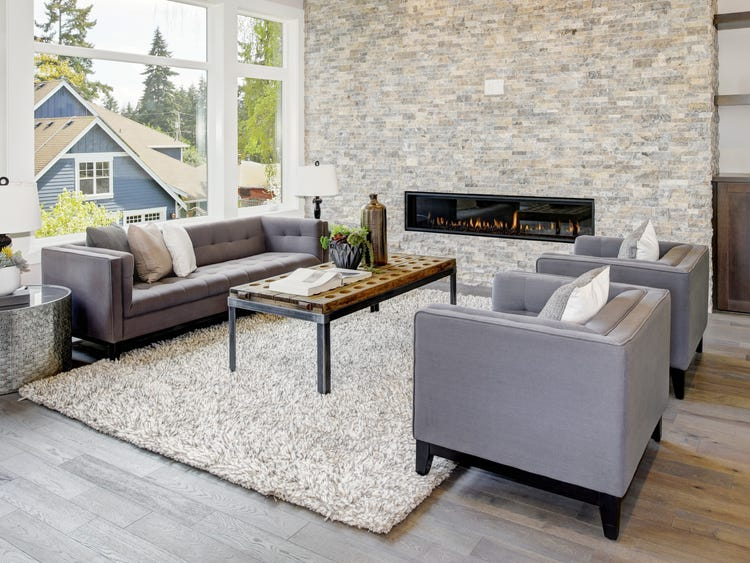
%> input picture images/room1.jpeg, 750 x 563 px
$ octave imageDetect.m   (GNU Octave 9; MATLAB toolbox functions it lacks are replaced by stand-ins)
%> lines starting %> are read from the running program, lines starting %| are printed output that depends on the picture; in (x1, y1, x2, y2) boxes, pixels count from 0 and x2, y2 are one past the last pixel; in counts of white or black regions, pixels touching at a corner belong together; the program's own positions count from 1
%% Image Detection

Iclear = imread("Lecture 2\room1.jpeg");
%> Iclear is the input picture: size 563x750x3 uint8; mean R, G, B 164.3, 159.9, 154.2
Itest = imread("Lecture 2\roomPerson.jpeg");
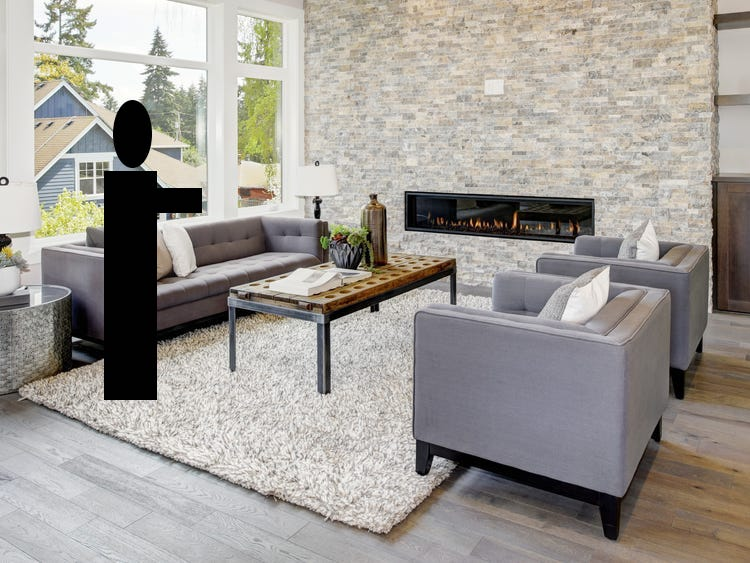
%> input picture images/roomPerson.jpeg, 750 x 563 px
%> Itest is the input picture: size 563x750x3 uint8; mean R, G, B 159.4, 155, 149.5

% Convert images to grayscale for Processing
IclearGray = rgb2gray(Iclear);
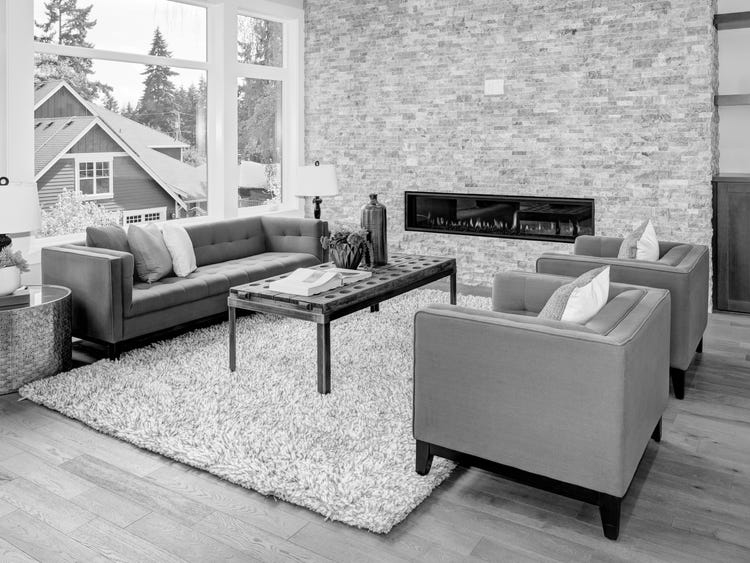
%> IclearGray: size 563x750 uint8; min 0, max 255, mean 160.6
ItestGray = rgb2gray(Itest);
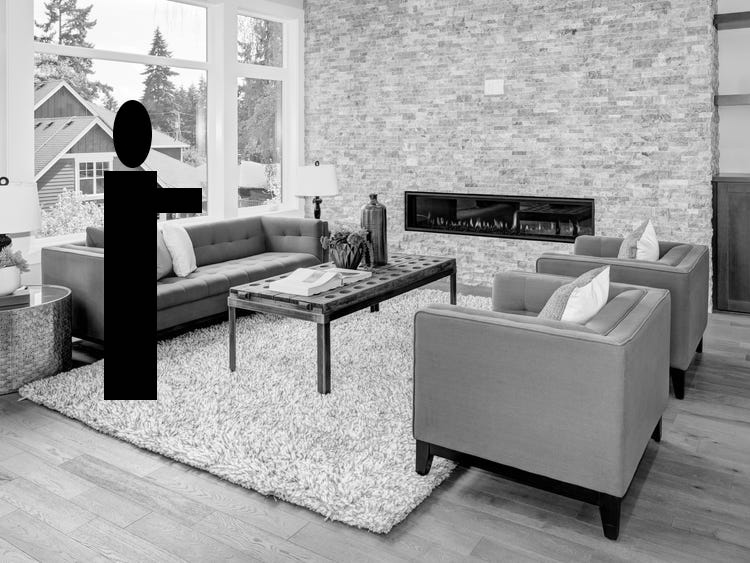
%> ItestGray: size 563x750 uint8; min 0, max 255, mean 155.7

% Perform Image subtraction to highlight differences
Idiff = imabsdiff(IclearGray, ItestGray);
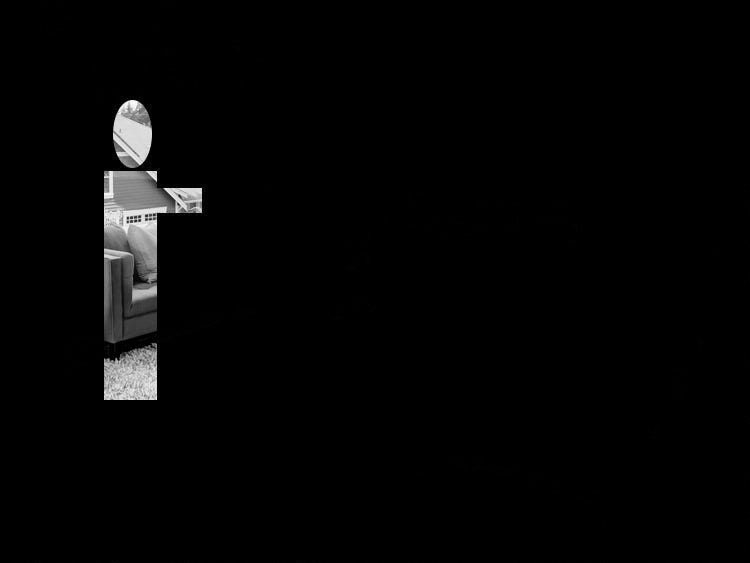
%> Idiff: size 563x750 uint8; min 0, max 254, mean 4.9

imshow(Idiff);

%% - under construction
new = regionprops(Idiff);
%> new = 254 regions; largest, box (x1, y1, x2, y2), Area and Centroid: (1, 0, 750, 563) 6355 [355.9 316.8], (11, 0, 750, 563) 1432 [318.2 334.8], (14, 0, 750, 563) 493 [230.4 299.4], (33, 2, 702, 563) 287 [191.8 260.2], (105, 105, 197, 394) 220 [139.3 171.7]

%> (the run ends here)
